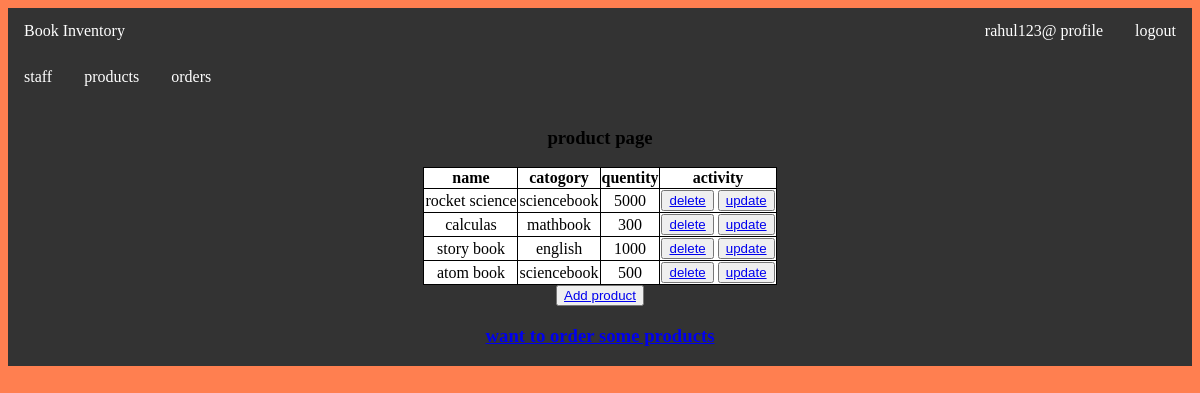
/product/ (signed in), run on the app's committed database.
### app1/models.py (models this page shows, shortened)
class Product(models.Model):
    CATOGORY = (("sciencebook", "sciencebook"), ("mathbook", "mathbook"), ("english", "english"))
    name = models.CharField(max_length=20,null=True)
    catogory = models.CharField(max_length=20, choices=CATOGORY,null= True)
    quantity = models.PositiveIntegerField(null=True)

### app1/views.py (the view)
# urls.py: path('product/', views.product ,name="product_page"),
@login_required
def product(request):
    items=Product.objects.all()
    context={
        "items":items
    }
    return render(request,"app1/product.html",context)

### templates/app1/product.html (shortened to what this page needs)
{% extends "navebar/base.html" %}
{% load static %}
    {% block content %}
<link rel="stylesheet" type="text/css" href="{% static 'css/ss.css' %}">
    <br><br><br>   <h3>product page</h3>
<div>
  <table class="center" bgcolor="white">
    <tr>
      <th>name</th>
      <th>catogory</th>
      <th>quentity</th>
       {%if user.is_superuser%}
      <th>activity</th>
          {% endif  %}
    </tr>
     {% for item in items   %}
    <tr>
      <td>{{item.name}}</td>
      <td>{{item.catogory}}</td>
      <td>{{item.quantity}}</td>
      {%if user.is_superuser%}
      <td><button type="button"><a href="{% url "deleteproduct_page" item.id %}">delete</a> </button> <button type="button"> <a href="{%url "updateproduct_page" item.id%}">update</a></button> </td>
    </tr>
         {% endif  %}
      {% endfor %}
  </table>
     {%if user.is_superuser%}
                <td><button type="button"><a href="{% url "addproduct_page"  %}">Add product</a> </button>  </td>
      {% endif  %}
</div>
{% if user.superuser %}
<div> <a href="{% url   "addproduct_page"   %}"><button class="button" type="button">add product
                        </button></a>
 {%  else %}
</div>
<div>
  <h3><a href="{% url  "takeorder_page"   %}">want to order some products</a></h3>
 {% endif  %}
</div>
    {% endblock %}

### templates/navebar/nav.html (shortened to what this page needs)
<!DOCTYPE html>
<html>
<head>
</head>
<body>
<ul>
  <li><a class="active" href="{% url  "index_page" %}">Book Inventory</a></li>
  {%  if user.is_authenticated    %}
  <li style="float:right"><a href="{% url "user-logout"%}">logout</a></li>
  <li style="float:right"><a href="{% url "user-profile"%}">{{ user.get_username }} profile</a></li>
  {%  else  %}
  <li style="float:right"><a href="{% url "user-register" %}">signup</a></li>
  <li style="float:right" ><a href="{% url "user-login"%}">signin</a></li>
  {% endif   %}
</ul>
</body>
</html>

### static/css/ss.css (style rules this page uses)
ul { list-style-type: none; margin: 0; padding: 0; overflow: hidden; background-color: #333; }
li { float: left; }
li a { display: block; color: white; text-align: center; padding: 14px 16px; text-decoration: none; }
body { background-color: coral; }

### templates/navebar/nav.html (style rules this page uses)
ul { list-style-type: none; margin: 0; padding: 0; overflow: hidden; background-color: #333; }
li { float: left; }
li a { display: block; color: white; text-align: center; padding: 14px 16px; text-decoration: none; }

### templates/app1/product.html (style rules this page uses)
div { text-align: center; }
table, th, td { margin-left: auto; margin-right: auto; border: 1px solid black; border-collapse: collapse; }

### data on the page
Product: name "rocket science", catogory "sciencebook", quantity "5000"
Product: name "calculas", catogory "mathbook", quantity "300"
Product: name "story book", catogory "english", quantity "1000"
Product: name "atom book", catogory "sciencebook", quantity "500"

### other printed values
{{ user.get_username }} "rahul123@"
